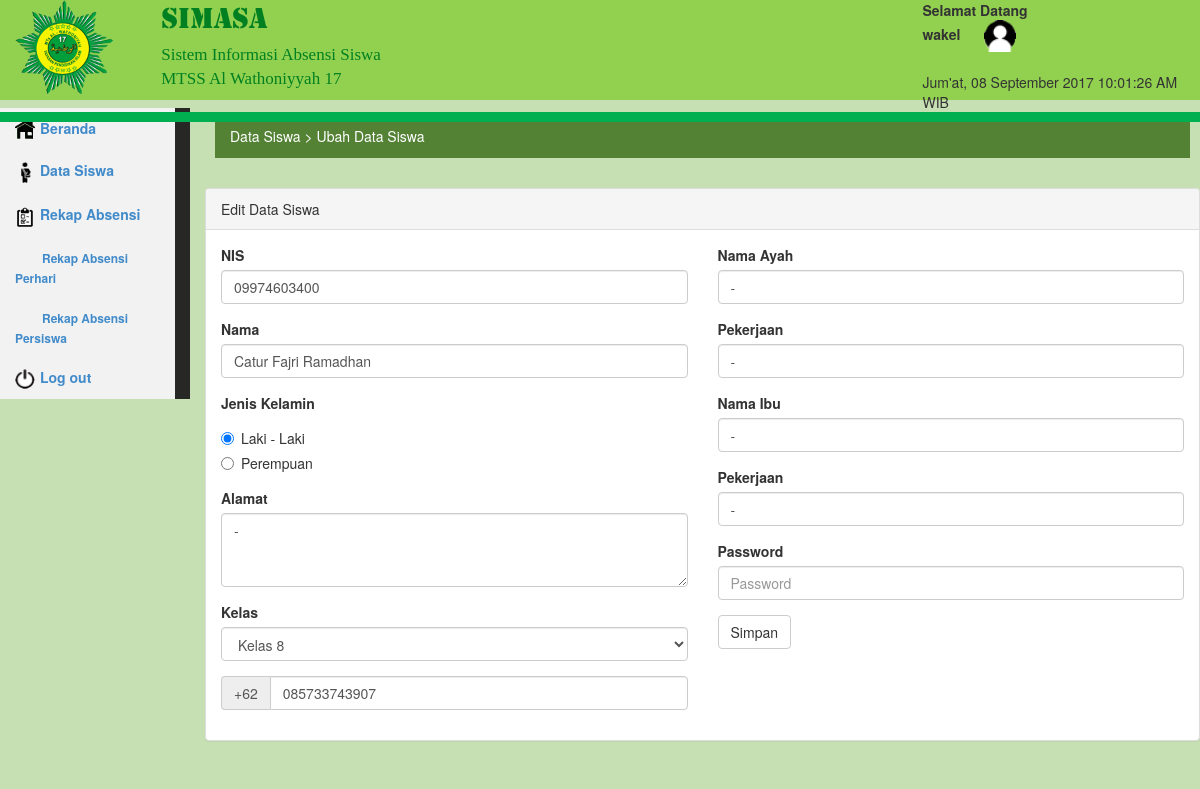
/media.php?module=siswa_input&act=edit&ids=28 (signed in), run on the app's committed database.
### tables this page shows
CREATE TABLE `siswa` (
  `ids` int(10) NOT NULL AUTO_INCREMENT,
  `nis` varchar(50) NOT NULL,
  `nama` varchar(100) NOT NULL,
  `jk` varchar(2) NOT NULL,
  `alamat` text NOT NULL,
  `idk` int(10) NOT NULL,
  `tlp` varchar(20) NOT NULL,
  `email` varchar(100) DEFAULT NULL,
  `bapak` varchar(50) NOT NULL,
  `k_bapak` varchar(50) NOT NULL,
  `ibu` varchar(50) NOT NULL,
  `k_ibu` varchar(50) NOT NULL,
  `pass` text NOT NULL,
  `id_usergroup` int(11) DEFAULT NULL,
  PRIMARY KEY (`ids`)
);

CREATE TABLE `kelas` (
  `idk` int(10) NOT NULL AUTO_INCREMENT,
  `id_kelas` int(10) NOT NULL,
  `nama_kelas` varchar(50) NOT NULL,
  `idw` int(11) DEFAULT NULL,
  PRIMARY KEY (`idk`),
  KEY `idk` (`idk`)
);

### module/siswa/siswa_input.php (the view, shortened to what this page needs)
<?php
if($_GET['act']=="edit"){
	?>
          <link rel="stylesheet" href="css/beranda.css">
            <div class="row" style="margin:10px">
               <div id="">
                    <ol class="breadcrumb">
                        <li class="link_breadcrumb" href="#">Data Siswa > Ubah Data Siswa </li>
                    </ol>
                </div>
            </div>
            <div class="row">
                <div class="col-lg-12">
                    <div class="panel panel-default">
                        <div class="panel-heading">
                            Edit Data Siswa
                        </div>
                        <div class="panel-body">
                            <div class="row">
<?php
                            	$sql=mysqli_query($conn,"SELECT siswa.*, kelas.nama_kelas FROM siswa
                                                        JOIN kelas ON siswa.idk = kelas.idk
                                                        WHERE ids='$_GET[ids]'");
								$rs=mysqli_fetch_array($sql);
?>
                                    <form method="post" role="form" action="././module/simpan.php?act=siswa_edit">
                                <div class="col-lg-6">
                                        <div class="form-group">
                                            <label>NIS</label>
                                            <input class="form-control" placeholder="Nis" name="nis" value="<?php echo "$rs[nis]"; ?>" >
                                        </div>
                                        <div class="form-group">
                                            <label>Nama</label>
                                            <input class="form-control" placeholder="Nama" name="nama" value="<?php echo "$rs[nama]"; ?>">
                                        </div>
                                        <div class="form-group">
                                           <label>Jenis Kelamin</label>
        <?php if($rs['jk']=="L"){ ?>
                                            <div class="radio">
                                                <label>
                                                    <input type="radio" name="jk" value="L"
                                                    checked>Laki - Laki
                                                </label>
                                            </div>
                                            <div class="radio">
                                                <label>
                                                    <input type="radio" name="jk" value="P">
                                                    Perempuan
                                                </label>
                                            </div>
                                        </div>
<?php } ?>
                                        <div class="form-group">
                                            <label>Alamat</label>
                                            <textarea class="form-control" placeholder="Alamat" name="alamat" rows="3"><?php echo "$rs[alamat]"; ?></textarea>
                                        </div>
                                        <div class="form-group">
                                            <label>Kelas</label>
                                            <select class="form-control" name="kelas">
  <?php
if($_SESSION['level']=="admin_guru"){
if($rsa['id']==$_SESSION['id']){
if($rs['idk']==$rsc['idk']){
	echo "<option value='$rs[idk]' selected>$rs[nama_kelas]</option>";
}else{
	echo "<option value='$rs[idk]'>$rs[nama_kelas]</option>";
}
}
}else{
if($rs['idk']==$rs['idk']){
	echo "<option value='$rs[idk]' selected>$rs[nama_kelas]</option>";
}else{
	echo "<option value='$rs[idk]'>$rs[nama_kelas]</option>";
}
}?>
                                          </select>
                                        </div>
                                        <div class="form-group input-group">
                                            <span class="input-group-addon">+62</span>
                                            <input type="text" class="form-control" placeholder="No Telepon" name="tlp" value="<?php echo "$rs[tlp]"; ?>">
                                        </div>
</div>
                                <div class="col-lg-6">
                                        <div class="form-group">
                                            <label>Nama Ayah</label>
                                            <input class="form-control" placeholder="Nama" name="bapak" value="<?php echo "$rs[bapak]"; ?>">
                                        </div>
                                        <div class="form-group">
                                            <label>Pekerjaan</label>
                                            <input class="form-control" placeholder="Pekerjaan" name="k_bapak" value="<?php echo "$rs[k_bapak]"; ?>">
                                        </div>
                                        <div class="form-group">
                                            <label>Nama Ibu</label>
                                            <input class="form-control" placeholder="Nama" name="ibu" value="<?php echo "$rs[ibu]"; ?>">
                                        </div>
                                        <div class="form-group">
                                            <label>Pekerjaan</label>
                                            <input class="form-control" placeholder="Pekerjaan" name="k_ibu" value="<?php echo "$rs[k_ibu]"; ?>">
                                        </div>
                                        <div class="form-group">
                                            <label>Password</label>
                                            <input class="form-control" placeholder="Password" name="k_password" value="" type="password">
                                        </div>
                                        <button type="submit" class="btn btn-default">Simpan</button>
                                </div>
                                    </form>
                            </div>
                        </div>
                    </div>
                </div>
            </div>
            <?php } ?>

### css/sb-admin.css (style rules this page uses)
body { padding-top: 100px; background-color: #f8f8f8; }
@media (min-width:768px) { body { padding-top: 50px; } }

### css/beranda.css (style rules this page uses)
.breadcrumb { background-color: #548235; height: 40px; border-radius: 0px; }
.link_breadcrumb { color: #ffffff; }

### data on the page
siswa: nis "09974603400", nama "Catur Fajri Ramadhan", alamat "-", kelas "Kelas 8", tlp "085733743907", bapak "-", k_bapak "-", ibu "-", k_ibu "-"

### other printed values
$_SESSION['nama_login'] "wakel"
$hari "Jum'at"
